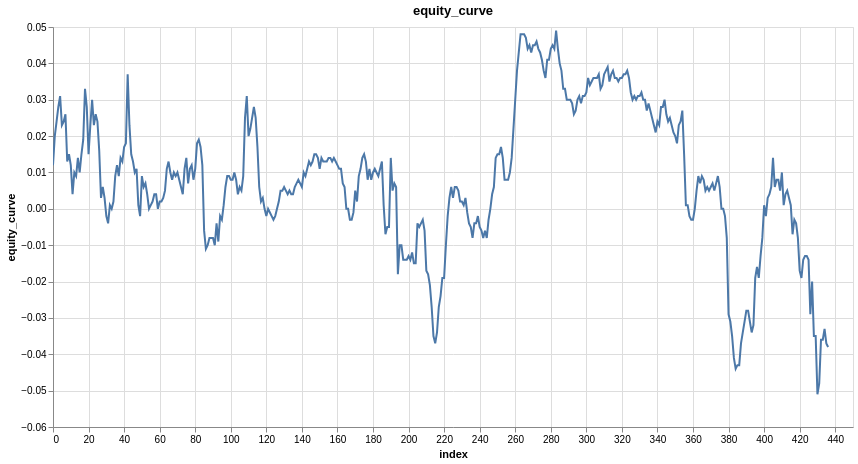

The code cell stored with this chart in its notebook:
### Markdown cell above
---
## 7. Trading Performance Evaluation

### 7.1 Basic Trade Simulation

We convert model predictions into trading signals:
- Positive prediction → Long position (buy)
- Negative prediction → Short position (sell)

**Trade Return:**
$$r_{trade} = \text{sign}(\hat{y}) \times r_{actual}$$

### Code cell
trade_results = pl.DataFrame({
    'y_hat': y_hat.squeeze(),
    'y': y_test.squeeze()
}).with_columns(
    # Check if prediction direction was correct
    (pl.col('y_hat').sign() == pl.col('y').sign()).alias('is_won'),
    # Trading signal (direction)
    pl.col('y_hat').sign().alias('signal'),
).with_columns(
    # Trade return (signal * actual return)
    (pl.col('signal') * pl.col('y')).alias('trade_log_return')
).with_columns(
    # Cumulative equity curve
    pl.col('trade_log_return').cum_sum().alias('equity_curve')
)
trade_results

# Visualize equity curve
plot_column(trade_results, 'equity_curve')

### Figure 1 — Vega specification as saved in the notebook (floating-point values rounded to 4 significant figures; data arrays with more than 128 entries replaced by an {"elided": "..."} marker saying what was removed)
{"$schema": "https://vega.github.io/schema/vega/v6.json", "data": [{"name": "param_1e9efca18e7a2868_store"}, {"name": "source_0", "values": {"elided": "437 records"}}, {"name": "source_0_x_domain_index", "values": [{"min": 0, "max": 436}]}, {"name": "source_0_y_domain_equity_curve", "values": [{"min": -0.051, "max": 0.049}]}], "signals": [{"name": "unit", "value": {}, "on": [{"events": "pointermove", "update": "isTuple(group()) ? group() : unit"}]}, {"name": "param_1e9efca18e7a2868", "update": "vlSelectionResolve(\"param_1e9efca18e7a2868_store\", \"union\")"}, {"name": "param_1e9efca18e7a2868_index", "on": [{"events": [{"source": "view", "type": "dblclick"}], "update": "null"}, {"events": {"signal": "param_1e9efca18e7a2868_translate_delta"}, "update": "panLinear(param_1e9efca18e7a2868_translate_anchor.extent_x, -param_1e9efca18e7a2868_translate_delta.x / width)"}, {"events": {"signal": "param_1e9efca18e7a2868_zoom_delta"}, "update": "zoomLinear(domain(\"x\"), param_1e9efca18e7a2868_zoom_anchor.x, param_1e9efca18e7a2868_zoom_delta)"}]}, {"name": "param_1e9efca18e7a2868_equity_curve", "on": [{"events": [{"source": "view", "type": "dblclick"}], "update": "null"}, {"events": {"signal": "param_1e9efca18e7a2868_translate_delta"}, "update": "panLinear(param_1e9efca18e7a2868_translate_anchor.extent_y, param_1e9efca18e7a2868_translate_delta.y / height)"}, {"events": {"signal": "param_1e9efca18e7a2868_zoom_delta"}, "update": "zoomLinear(domain(\"y\"), param_1e9efca18e7a2868_zoom_anchor.y, param_1e9efca18e7a2868_zoom_delta)"}]}, {"name": "param_1e9efca18e7a2868_tuple", "on": [{"events": [{"signal": "param_1e9efca18e7a2868_index || param_1e9efca18e7a2868_equity_curve"}], "update": "param_1e9efca18e7a2868_index && param_1e9efca18e7a2868_equity_curve ? {unit: \"\", fields: param_1e9efca18e7a2868_tuple_fields, values: [param_1e9efca18e7a2868_index,param_1e9efca18e7a2868_equity_curve]} : null"}]}, {"name": "param_1e9efca18e7a2868_tuple_fields", "value": [{"field": "index", "channel": "x", "type": "R"}, {"field": "equity_curve", "channel": "y", "type": "R"}]}, {"name": "param_1e9efca18e7a2868_translate_anchor", "value": {}, "on": [{"events": [{"source": "scope", "type": "pointerdown"}], "update": "{x: x(unit), y: y(unit), extent_x: domain(\"x\"), extent_y: domain(\"y\")}"}]}, {"name": "param_1e9efca18e7a2868_translate_delta", "value": {}, "on": [{"events": [{"source": "window", "between": [{"source": "scope", "type": "pointerdown"}, {"source": "window", "type": "pointerup"}], "type": "pointermove", "consume": true}], "update": "{x: param_1e9efca18e7a2868_translate_anchor.x - x(unit), y: param_1e9efca18e7a2868_translate_anchor.y - y(unit)}"}]}, {"name": "param_1e9efca18e7a2868_zoom_anchor", "on": [{"events": [{"source": "scope", "type": "wheel", "consume": true}], "update": "{x: invert(\"x\", x(unit)), y: invert(\"y\", y(unit))}"}]}, {"name": "param_1e9efca18e7a2868_zoom_delta", "on": [{"events": [{"source": "scope", "consume": true, "type": "wheel"}], "update": "pow(1.001, event.deltaY * pow(16, event.deltaMode))", "force": true}]}, {"name": "param_1e9efca18e7a2868_modify", "on": [{"events": {"signal": "param_1e9efca18e7a2868_tuple"}, "update": "modify(\"param_1e9efca18e7a2868_store\", param_1e9efca18e7a2868_tuple, true)"}]}], "marks": [{"type": "line", "name": "marks", "from": {"data": "source_0"}, "sort": {"field": "x"}, "encode": {"update": {"tooltip": {"signal": "{\"index\": format(datum[\"index\"], \"\"), \"equity_curve\": format(datum[\"equity_curve\"], \"\")}"}, "x": {"field": "index", "scale": "x"}, "stroke": {"value": "#4c78a8"}, "y": {"field": "equity_curve", "scale": "y"}, "defined": {"signal": "isValid(datum[\"index\"]) && isFinite(+datum[\"index\"]) && isValid(datum[\"equity_curve\"]) && isFinite(+datum[\"equity_curve\"])"}}}, "interactive": true, "style": ["line"], "clip": true}], "scales": [{"name": "x", "type": "linear", "domain": [{"signal": "(data(\"source_0_x_domain_index\")[0] || {}).min"}, {"signal": "(data(\"source_0_x_domain_index\")[0] || {}).max"}], "range": [0, {"signal": "width"}], "zero": false, "domainRaw": {"signal": "param_1e9efca18e7a2868[\"index\"]"}, "nice": true}, {"name": "y", "type": "linear", "domain": [{"signal": "(data(\"source_0_y_domain_equity_curve\")[0] || {}).min"}, {"signal": "(data(\"source_0_y_domain_equity_curve\")[0] || {}).max"}], "range": [{"signal": "height"}, 0], "nice": true, "domainRaw": {"signal": "param_1e9efca18e7a2868[\"equity_curve\"]"}, "zero": true}], "axes": [{"scale": "x", "zindex": 0, "ticks": false, "gridScale": "y", "domain": false, "orient": "bottom", "tickCount": {"signal": "ceil(width/40)"}, "labels": false, "aria": false, "maxExtent": 0, "minExtent": 0, "grid": true}, {"scale": "y", "ticks": false, "maxExtent": 0, "grid": true, "minExtent": 0, "aria": false, "gridScale": "x", "domain": false, "orient": "left", "tickCount": {"signal": "ceil(height/40)"}, "labels": false, "zindex": 0}, {"scale": "x", "title": "index", "labelFlush": true, "labelOverlap": true, "orient": "bottom", "zindex": 0, "tickCount": {"signal": "ceil(width/40)"}, "grid": false}, {"scale": "y", "labelOverlap": true, "tickCount": {"signal": "ceil(height/40)"}, "zindex": 0, "orient": "left", "grid": false, "title": "equity_curve"}], "title": {"text": "equity_curve", "frame": "group"}, "height": 400, "background": "white", "style": "cell", "padding": 5, "width": 800}
